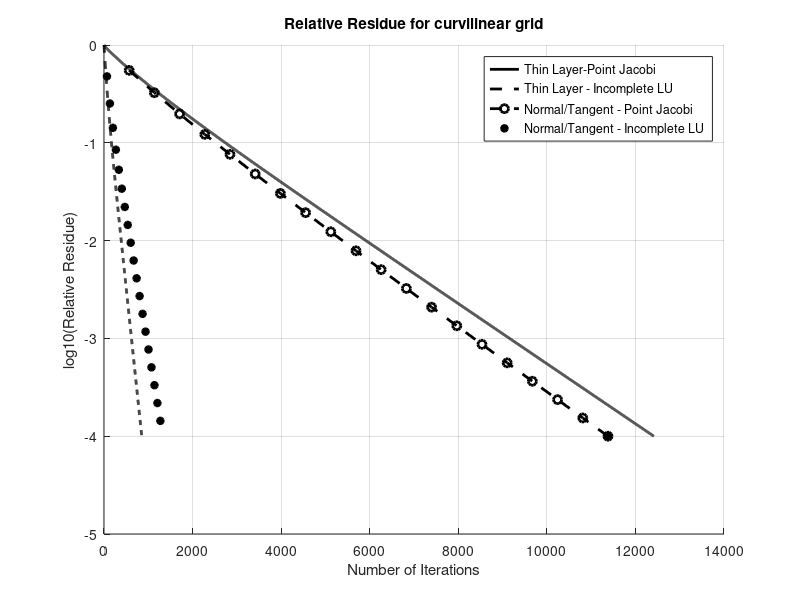

This figure's MATLAB source:
close all
clear all
fileID = fopen('curvilinear.dat_rr_thin_layer_PJ.dat','r');
formatSpec = '%d %f';
sizeA = [2 Inf];
A = fscanf(fileID,formatSpec,sizeA);
fclose(fileID);
A=A';

x=A(:,1);
y=A(:,2);
fig=figure('Name',['Relative residue for different methods on Curvilinear Grid']);
title(['Relative Residue for curvilinear grid']);
xlabel('Number of Iterations')
ylabel('log10(Relative Residue)')
hold on
plot(x,y,'color','k','LineWidth',2);
hold on

clear A,x,y;

fileID1 = fopen('curvilinear.dat_rr_thin_layer_LU_decomp.dat','r');
formatSpec = '%d %f';
sizeA = [2 Inf];
A = fscanf(fileID1,formatSpec,sizeA);
fclose(fileID1);
A=A';
x=A(:,1);
y=A(:,2);
plot(x,y,'--','color','k','LineWidth',2);
hold on

clear A,x,y;
fileID3 = fopen('curvilinear.dat_rr_normal_tangent_PJ.dat','r');
formatSpec = '%d %f';
sizeA = [2 Inf];
A = fscanf(fileID3,formatSpec,sizeA);
fclose(fileID3);
A=A';

flag=1;
indx=size(A)/20;
indx1=round(indx(1));

for i=1:size(A)
    if(mod(i,indx1)==0)
    x1(flag)=A(i,1);
    y1(flag)=A(i,2);
    flag=flag+1;
    end   
end
plot(x1,y1,'--o','color','k','LineWidth',2);
hold on

clear A,x,y;

fileID4 = fopen('curvilinear.dat_rr_normal_tangent_LU_decomp.dat','r');
formatSpec = '%d %f';
sizeA = [2 Inf];
A = fscanf(fileID4,formatSpec,sizeA);
fclose(fileID4);
A=A';

flag=1;
indx=size(A)/20;
indx1=round(indx(1));

for i=1:size(A)
    if(mod(i,indx1)==0)
    x1(flag)=A(i,1);
    y1(flag)=A(i,2);
    flag=flag+1;
    end   
end
plot(x1,y1,'*','color','k','LineWidth',2);
hold on
grid on
hold on

hleg1 = legend('Thin Layer-Point Jacobi','Thin Layer - Incomplete LU','Normal/Tangent - Point Jacobi','Normal/Tangent - Incomplete LU');
set(hleg1,'Location','NorthEast')

